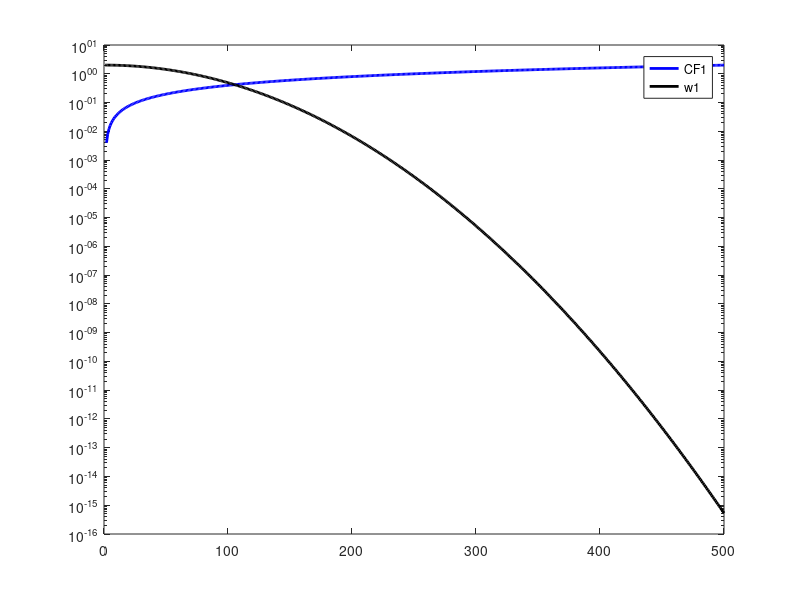

Reproduce this figure in MATLAB.
clc;
clear all;
close all;

Iter=0;
Max_iter=500;

for i=1:Max_iter
%   CF(i)=(1-Iter/Max_iter)^(2*Iter/Max_iter);
%   CF1(i)=4*(1-Iter/Max_iter)^(2*Iter/Max_iter);
  CF1(i)=abs(2*(1-(Iter/Max_iter))-2);
  w1(i)=2*exp(-(6*Iter/Max_iter)^2);
  Iter= Iter+1;
end
figure;
semilogy(CF1,'b','LineWidth',2);
hold on;
semilogy(w1,'k','LineWidth',2);
legend('CF1','w1')
% hold on;
% plot(w1);